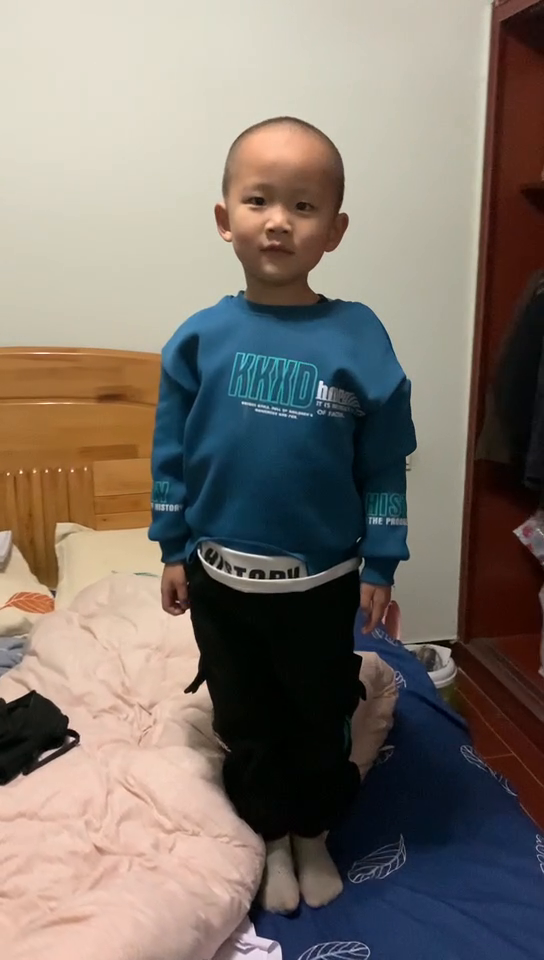
#> input picture opencv_py/data/imgs/yinzihao.png, 544 x 960 px, found by its file name
$ python bf_matcher.py
#> lines starting #> are read from the running program, lines starting #| are printed output that depends on the picture
import cv2
import numpy as np
"""
特征匹配：暴力特征匹配法
    使用第一组中的每个特征的描述子与第二组中的所有特征描述子进行匹配。
    计算他们之间的差距，然后将最接近一个匹配返回。

特征匹配方法：
    BF(Brute-Force)暴力特征匹配方法
    FLANN最快邻近区特征匹配方法

OpenCV特征匹配步骤：
    创建匹配器，BFMatcher(normType, crossCheck)
        normType: NORM_L1, NORM_L2, HAMMING1...
        crossCheck: 进行交叉匹配，默认false
    进行特征匹配, bf.match(des1, des2)
        参数为SIFT、SURF、OBR等计算的描述子，对2幅图的描述子进行计算
    绘制匹配点，cv2.drawMatches(img1, kp1, img2, kp2..)
"""
img1 = cv2.imread(r'E:\PycharmProjects\funnyPython\opencv_py\data\imgs\yinzihao.png')
#> img1 is the input picture: shape (960, 544, 3); mean B, G, R 108.7, 116.8, 126.3
img2 = cv2.imread(r'E:\PycharmProjects\funnyPython\opencv_py\data\imgs\yinzihao2.png')
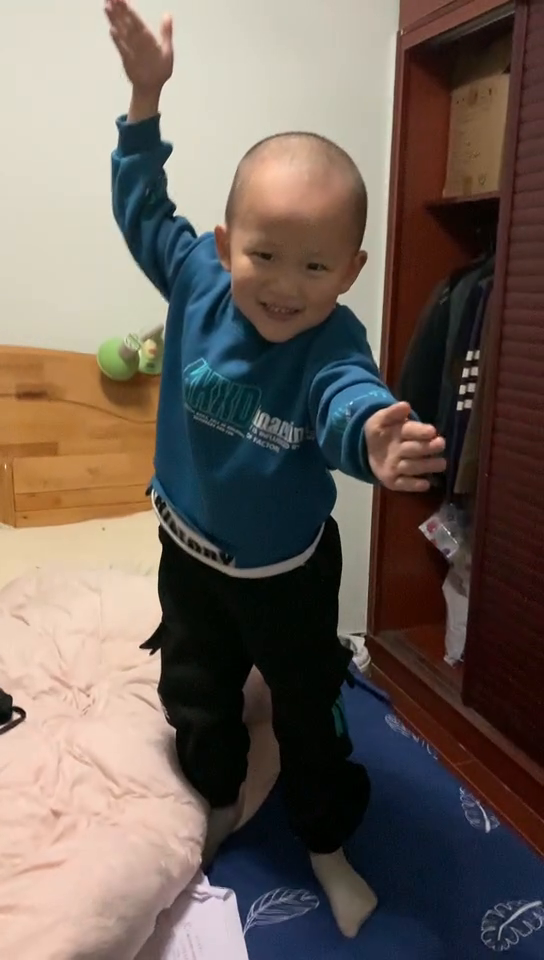
#> input picture opencv_py/data/imgs/yinzihao2.png, 544 x 960 px, found by its file name
#> img2 is the input picture: shape (960, 544, 3); mean B, G, R 90.6, 98.6, 111.3
#灰度化
gray_img1 = cv2.cvtColor(img1, cv2.COLOR_BGR2GRAY)
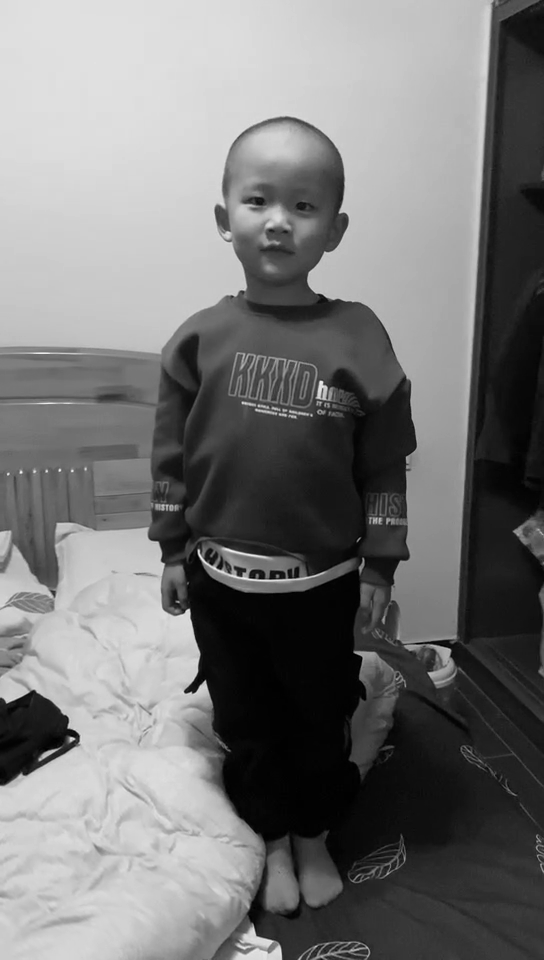
#> gray_img1: shape (960, 544); min 0, max 242, mean 118.7
gray_img2 = cv2.cvtColor(img2, cv2.COLOR_BGR2GRAY)
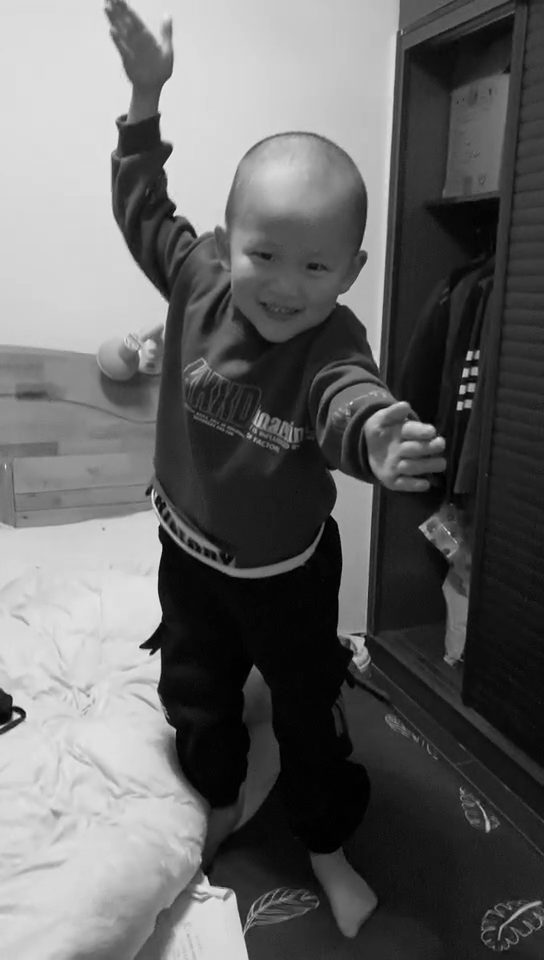
#> gray_img2: shape (960, 544); min 0, max 241, mean 101.5

sift = cv2.xfeatures2d.SIFT_create()
kp1, des1 = sift.detectAndCompute(gray_img1, None)
#> kp1 = 951 keypoints; strongest (x, y, size): (71, 739, 3.5), (199, 551, 2), (188, 611, 3.5), (203, 688, 6.5)
kp2, des2 = sift.detectAndCompute(gray_img2, None)
#> kp2 = 982 keypoints; strongest (x, y, size): (16, 716, 4.7), (141, 149, 40.2), (142, 647, 3.3), (465, 373, 4.9)

bf = cv2.BFMatcher(cv2.NORM_L1,)
match = bf.match(des1, des2)
#> match = 951 matches
result = cv2.drawMatches(img1, kp1, img2, kp2, match, None)
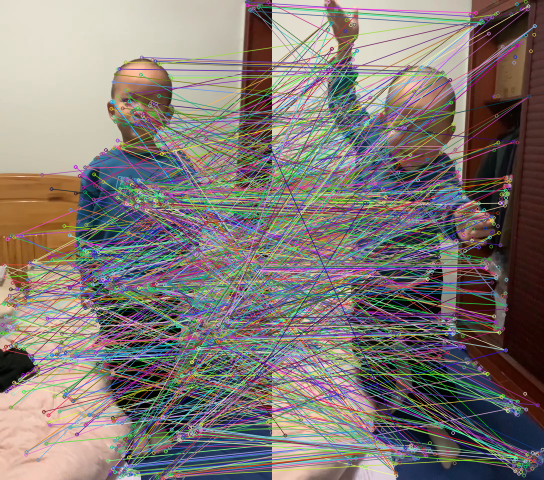
#> result: shape (960, 1088, 3) (shown at 1/2 size); mean B, G, R 116.7, 121.1, 129.3

cv2.imshow('bf_match', result)
cv2.waitKey(0)
